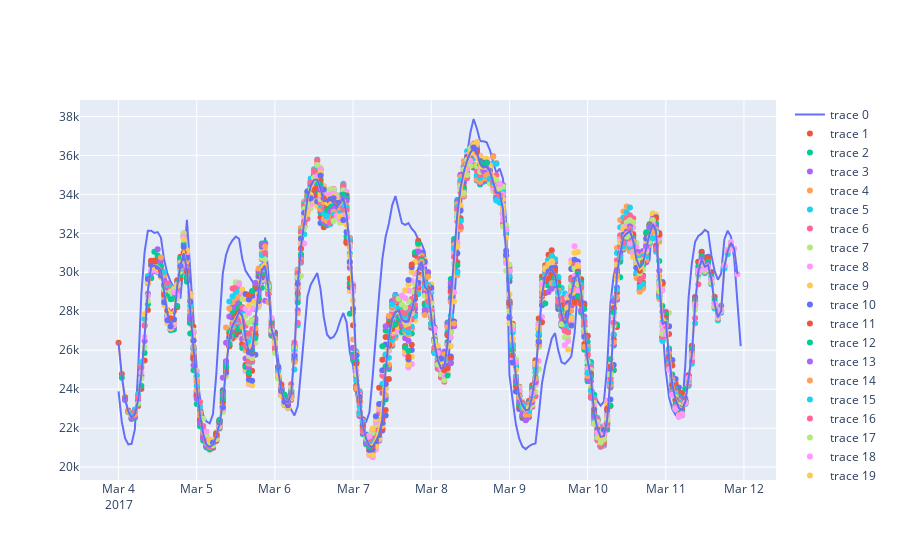

This figure's notebook cell:
### Code cell
fig = go.Figure()
df_pred =pd.DataFrame(index=y_test_filtered2.index)
fig.add_trace(go.Scatter(x = y_test_filtered2.index,y=y_test_filtered2[feature]))
for i in range(len(data_x_test)):
    case_test = data_x_test[i].reshape((1,data_x_test[0].shape[0], data_x_test[0].shape[1]))
    Y_test_predictions = pd.Series(model_best_ED_LSTM.predict(case_test).flatten(),index=pd.date_range(start=idx_test[i],freq='h',periods=24))
    df_pred[f'pred_{i}'] = Y_test_predictions
    fig.add_trace(go.Scatter(x = Y_test_predictions.index,y=Y_test_predictions,mode='markers'))

df_pred['mean'] = df_pred.mean(axis=1)
df_pred['median'] = df_pred.median(axis=1)
fig.add_trace(go.Scatter(x = y_test_filtered2.index,y=df_pred['mean']))
fig.add_trace(go.Scatter(x = y_test_filtered2.index,y=df_pred['median']))
fig.show()
eval_df2  =create_eval_df(df_pred['mean'],y_test_filtered2)
